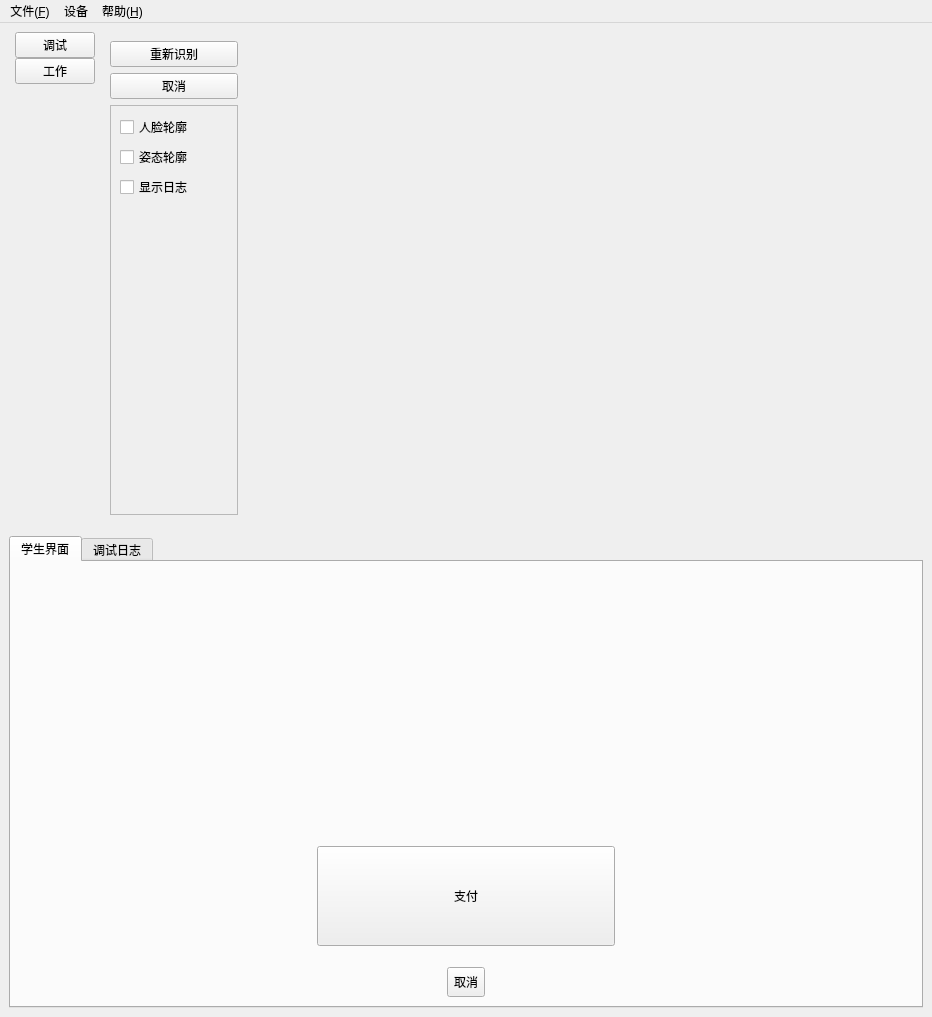
<?xml version="1.0" encoding="UTF-8"?>
<ui version="4.0">
 <class>QUICreator</class>
 <widget class="QMainWindow" name="QUICreator">
  <property name="geometry">
   <rect>
    <x>0</x>
    <y>0</y>
    <width>932</width>
    <height>1017</height>
   </rect>
  </property>
  <property name="windowTitle">
   <string>MainWindow</string>
  </property>
  <widget class="QWidget" name="centralwidget">
   <layout class="QGridLayout" name="gridLayout_7">
    <item row="0" column="4" rowspan="2">
     <widget class="QWidget" name="widgetVideo" native="true">
      <property name="sizePolicy">
       <sizepolicy hsizetype="Expanding" vsizetype="Expanding">
        <horstretch>0</horstretch>
        <verstretch>0</verstretch>
       </sizepolicy>
      </property>
      <property name="styleSheet">
       <string notr="true"/>
      </property>
      <layout class="QGridLayout" name="gridLayout">
       <item row="0" column="0">
        <widget class="CameraViewfinder" name="viewfinder" native="true">
         <property name="sizePolicy">
          <sizepolicy hsizetype="Expanding" vsizetype="Expanding">
           <horstretch>0</horstretch>
           <verstretch>0</verstretch>
          </sizepolicy>
         </property>
         <property name="minimumSize">
          <size>
           <width>640</width>
           <height>480</height>
          </size>
         </property>
         <property name="styleSheet">
          <string notr="true"/>
         </property>
        </widget>
       </item>
      </layout>
     </widget>
    </item>
    <item row="0" column="2">
     <widget class="QStackedWidget" name="stackedWidgetDebug">
      <property name="maximumSize">
       <size>
        <width>150</width>
        <height>16777215</height>
       </size>
      </property>
      <property name="currentIndex">
       <number>0</number>
      </property>
      <widget class="QWidget" name="pageDebug">
       <layout class="QVBoxLayout" name="verticalLayout_5">
        <item>
         <layout class="QGridLayout" name="gridLayout_4">
          <item row="0" column="0">
           <widget class="QPushButton" name="btnCameraRefresh">
            <property name="text">
             <string>重新识别</string>
            </property>
           </widget>
          </item>
          <item row="1" column="0">
           <widget class="QPushButton" name="btnCameraCancel">
            <property name="text">
             <string>取消</string>
            </property>
           </widget>
          </item>
         </layout>
        </item>
        <item>
         <widget class="QFrame" name="frame">
          <property name="frameShape">
           <enum>QFrame::StyledPanel</enum>
          </property>
          <property name="frameShadow">
           <enum>QFrame::Raised</enum>
          </property>
          <layout class="QGridLayout" name="gridLayout_5">
           <item row="1" column="0">
            <widget class="QCheckBox" name="checkboxPose">
             <property name="text">
              <string>姿态轮廓</string>
             </property>
            </widget>
           </item>
           <item row="0" column="0">
            <widget class="QCheckBox" name="checkboxFace">
             <property name="text">
              <string>人脸轮廓</string>
             </property>
            </widget>
           </item>
           <item row="3" column="0">
            <spacer name="verticalSpacer_2">
             <property name="orientation">
              <enum>Qt::Vertical</enum>
             </property>
             <property name="sizeHint" stdset="0">
              <size>
               <width>20</width>
               <height>40</height>
              </size>
             </property>
            </spacer>
           </item>
           <item row="2" column="0">
            <widget class="QCheckBox" name="checkboxLog">
             <property name="text">
              <string>显示日志</string>
             </property>
            </widget>
           </item>
          </layout>
         </widget>
        </item>
       </layout>
      </widget>
      <widget class="QWidget" name="page_consumption">
       <layout class="QVBoxLayout" name="verticalLayout_6">
        <item>
         <widget class="QLabel" name="labelPay">
          <property name="styleSheet">
           <string notr="true">font: 25 11pt &quot;微软雅黑 Light&quot;;</string>
          </property>
          <property name="text">
           <string>消费金额</string>
          </property>
          <property name="textFormat">
           <enum>Qt::RichText</enum>
          </property>
          <property name="alignment">
           <set>Qt::AlignCenter</set>
          </property>
         </widget>
        </item>
        <item>
         <widget class="QDoubleSpinBox" name="spinboxPay">
          <property name="sizePolicy">
           <sizepolicy hsizetype="Expanding" vsizetype="Fixed">
            <horstretch>0</horstretch>
            <verstretch>0</verstretch>
           </sizepolicy>
          </property>
          <property name="minimumSize">
           <size>
            <width>0</width>
            <height>50</height>
           </size>
          </property>
          <property name="font">
           <font>
            <family>微软雅黑 Light</family>
            <pointsize>11</pointsize>
           </font>
          </property>
          <property name="alignment">
           <set>Qt::AlignCenter</set>
          </property>
          <property name="suffix">
           <string>元</string>
          </property>
          <property name="maximum">
           <double>200.000000000000000</double>
          </property>
         </widget>
        </item>
        <item>
         <widget class="QPushButton" name="btnReadyPay">
          <property name="sizePolicy">
           <sizepolicy hsizetype="Expanding" vsizetype="Expanding">
            <horstretch>0</horstretch>
            <verstretch>0</verstretch>
           </sizepolicy>
          </property>
          <property name="minimumSize">
           <size>
            <width>0</width>
            <height>50</height>
           </size>
          </property>
          <property name="text">
           <string>确认</string>
          </property>
         </widget>
        </item>
        <item>
         <widget class="QPushButton" name="btnResetPay">
          <property name="sizePolicy">
           <sizepolicy hsizetype="Expanding" vsizetype="Fixed">
            <horstretch>0</horstretch>
            <verstretch>0</verstretch>
           </sizepolicy>
          </property>
          <property name="minimumSize">
           <size>
            <width>0</width>
            <height>50</height>
           </size>
          </property>
          <property name="text">
           <string>清零</string>
          </property>
         </widget>
        </item>
        <item>
         <spacer name="verticalSpacer_4">
          <property name="orientation">
           <enum>Qt::Vertical</enum>
          </property>
          <property name="sizeHint" stdset="0">
           <size>
            <width>20</width>
            <height>40</height>
           </size>
          </property>
         </spacer>
        </item>
       </layout>
      </widget>
     </widget>
    </item>
    <item row="0" column="1">
     <widget class="QWidget" name="widgetVerticalMenu" native="true">
      <property name="minimumSize">
       <size>
        <width>80</width>
        <height>0</height>
       </size>
      </property>
      <layout class="QVBoxLayout" name="verticalLayout_2">
       <property name="spacing">
        <number>0</number>
       </property>
       <property name="leftMargin">
        <number>0</number>
       </property>
       <property name="topMargin">
        <number>0</number>
       </property>
       <property name="rightMargin">
        <number>0</number>
       </property>
       <property name="bottomMargin">
        <number>0</number>
       </property>
       <item>
        <widget class="QPushButton" name="btnMenuDebug">
         <property name="text">
          <string>调试</string>
         </property>
         <property name="checked">
          <bool>false</bool>
         </property>
        </widget>
       </item>
       <item>
        <widget class="QPushButton" name="btnMenuWork">
         <property name="text">
          <string>工作</string>
         </property>
        </widget>
       </item>
       <item>
        <spacer name="verticalSpacer">
         <property name="orientation">
          <enum>Qt::Vertical</enum>
         </property>
         <property name="sizeHint" stdset="0">
          <size>
           <width>20</width>
           <height>222</height>
          </size>
         </property>
        </spacer>
       </item>
      </layout>
     </widget>
    </item>
    <item row="2" column="0" colspan="6">
     <widget class="QTabWidget" name="tabWidget">
      <property name="enabled">
       <bool>true</bool>
      </property>
      <property name="minimumSize">
       <size>
        <width>0</width>
        <height>300</height>
       </size>
      </property>
      <property name="currentIndex">
       <number>0</number>
      </property>
      <widget class="QWidget" name="tabStu">
       <attribute name="title">
        <string>学生界面</string>
       </attribute>
       <layout class="QVBoxLayout" name="verticalLayout_4">
        <item>
         <widget class="QWidget" name="widgetResult" native="true">
          <property name="sizePolicy">
           <sizepolicy hsizetype="Preferred" vsizetype="Expanding">
            <horstretch>0</horstretch>
            <verstretch>0</verstretch>
           </sizepolicy>
          </property>
          <layout class="QHBoxLayout" name="horizontalLayout_3">
           <item>
            <layout class="QHBoxLayout" name="resultHorizontalLayout"/>
           </item>
          </layout>
         </widget>
        </item>
        <item>
         <widget class="QWidget" name="widgetPay" native="true">
          <property name="minimumSize">
           <size>
            <width>0</width>
            <height>100</height>
           </size>
          </property>
          <property name="maximumSize">
           <size>
            <width>16777215</width>
            <height>130</height>
           </size>
          </property>
          <layout class="QHBoxLayout" name="horizontalLayout_2">
           <property name="spacing">
            <number>0</number>
           </property>
           <property name="leftMargin">
            <number>0</number>
           </property>
           <property name="topMargin">
            <number>0</number>
           </property>
           <property name="rightMargin">
            <number>0</number>
           </property>
           <property name="bottomMargin">
            <number>0</number>
           </property>
           <item>
            <spacer name="horizontalSpacer">
             <property name="orientation">
              <enum>Qt::Horizontal</enum>
             </property>
             <property name="sizeHint" stdset="0">
              <size>
               <width>40</width>
               <height>20</height>
              </size>
             </property>
            </spacer>
           </item>
           <item>
            <widget class="QPushButton" name="btnPay">
             <property name="sizePolicy">
              <sizepolicy hsizetype="Expanding" vsizetype="Expanding">
               <horstretch>0</horstretch>
               <verstretch>0</verstretch>
              </sizepolicy>
             </property>
             <property name="maximumSize">
              <size>
               <width>16777215</width>
               <height>100</height>
              </size>
             </property>
             <property name="text">
              <string>支付</string>
             </property>
            </widget>
           </item>
           <item>
            <spacer name="horizontalSpacer_2">
             <property name="orientation">
              <enum>Qt::Horizontal</enum>
             </property>
             <property name="sizeHint" stdset="0">
              <size>
               <width>40</width>
               <height>20</height>
              </size>
             </property>
            </spacer>
           </item>
          </layout>
         </widget>
        </item>
        <item alignment="Qt::AlignHCenter">
         <widget class="QToolButton" name="btnCancel">
          <property name="sizePolicy">
           <sizepolicy hsizetype="Fixed" vsizetype="Fixed">
            <horstretch>0</horstretch>
            <verstretch>0</verstretch>
           </sizepolicy>
          </property>
          <property name="minimumSize">
           <size>
            <width>0</width>
            <height>30</height>
           </size>
          </property>
          <property name="text">
           <string>取消</string>
          </property>
         </widget>
        </item>
       </layout>
      </widget>
      <widget class="QWidget" name="tabLog">
       <attribute name="title">
        <string>调试日志</string>
       </attribute>
       <layout class="QGridLayout" name="gridLayout_3">
        <item row="0" column="0">
         <widget class="QPlainTextEdit" name="plaintextLog">
          <property name="plainText">
           <string/>
          </property>
         </widget>
        </item>
       </layout>
      </widget>
     </widget>
    </item>
   </layout>
  </widget>
  <widget class="QMenuBar" name="menubar">
   <property name="geometry">
    <rect>
     <x>0</x>
     <y>0</y>
     <width>932</width>
     <height>26</height>
    </rect>
   </property>
   <widget class="QMenu" name="menuFile">
    <property name="title">
     <string>文件(&amp;F)</string>
    </property>
   </widget>
   <widget class="QMenu" name="menuDevice">
    <property name="title">
     <string>设备</string>
    </property>
   </widget>
   <widget class="QMenu" name="menuHelp">
    <property name="title">
     <string>帮助(&amp;H)</string>
    </property>
   </widget>
   <addaction name="menuFile"/>
   <addaction name="menuDevice"/>
   <addaction name="menuHelp"/>
  </widget>
 </widget>
 <customwidgets>
  <customwidget>
   <class>CameraViewfinder</class>
   <extends>QWidget</extends>
   <header>cameraviewfinder.h</header>
   <container>1</container>
  </customwidget>
 </customwidgets>
 <resources/>
 <connections/>
</ui>
